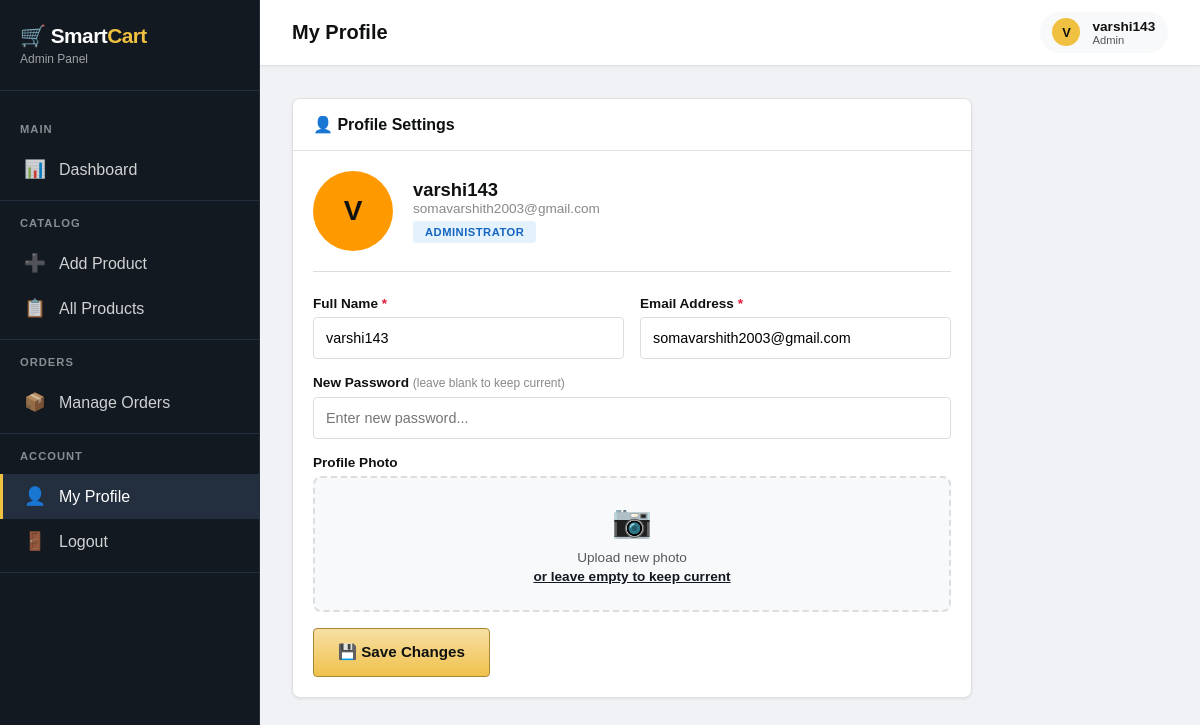
/admin/profile (signed in), run on the app's committed database.
### tables this page shows
CREATE TABLE admin (
            admin_id       INTEGER PRIMARY KEY AUTOINCREMENT,
            name           TEXT NOT NULL,
            email          TEXT UNIQUE NOT NULL,
            password       TEXT NOT NULL,
            profile_image  TEXT,
            is_approved    INTEGER DEFAULT 0,
            is_super_admin INTEGER DEFAULT 0
        );

### app.py (the view, shortened to what this page needs)
@app.route('/admin/profile', methods=['GET', 'POST'])
def admin_profile():
    if 'admin_id' not in session:
        flash("Please login!", "danger")
        return redirect('/admin-login')
    admin_id = session['admin_id']
    conn     = get_db_connection()
    cursor   = conn.cursor()
    if request.method == 'GET':
        cursor.execute("SELECT * FROM admin WHERE admin_id=?", (admin_id,))
        admin = cursor.fetchone()
        conn.close()
        return render_template('admin/admin_profile.html', admin=admin)

### app.py (called while the page is built)
def get_db_connection():
    conn = sqlite3.connect(DATABASE)
    conn.row_factory = sqlite3.Row
    return conn

@app.context_processor
def inject_categories():
    try:
        conn   = get_db_connection()
        cursor = conn.cursor()
        cursor.execute("SELECT DISTINCT category FROM products WHERE quantity > 0 AND category IS NOT NULL ORDER BY category")
        cats = cursor.fetchall()
        conn.close()
        return {'categories': cats}
    except Exception:
        return {'categories': []}

### templates/admin/admin_profile.html (shortened to what this page needs)
{% extends "admin/base_admin.html" %}
{% block page_title %}My Profile{% endblock %}
{% block content %}
<div style="max-width:680px;">
    <div class="card">
        <div class="card-header"><span class="card-title">👤 Profile Settings</span></div>
        <div class="card-body">
            <div style="display:flex;align-items:center;gap:1.25rem;margin-bottom:1.5rem;padding-bottom:1.25rem;border-bottom:1px solid var(--gray-300);">
                {% if admin.profile_image %}
                <img src="/static/uploads/admin_profiles/{{ admin.profile_image }}" style="width:80px;height:80px;border-radius:50%;object-fit:cover;border:3px solid var(--amazon-orange);" alt="Profile">
                {% else %}
                <div style="width:80px;height:80px;border-radius:50%;background:var(--amazon-orange);display:flex;align-items:center;justify-content:center;font-size:1.75rem;font-weight:800;color:var(--amazon-navy);">{{ admin.name[0].upper() }}</div>
                {% endif %}
                <div>
                    <div style="font-size:1.15rem;font-weight:700;color:var(--gray-900);">{{ admin.name }}</div>
                    <div style="font-size:0.85rem;color:var(--gray-500);">{{ admin.email }}</div>
                    <span class="badge {% if admin.is_super_admin %}badge-orange{% else %}badge-info{% endif %}" style="margin-top:0.35rem;">
                        {% if admin.is_super_admin %}⭐ Super Admin{% else %}Administrator{% endif %}
                    </span>
                </div>
            </div>
            <form method="POST" action="/admin/profile" enctype="multipart/form-data">
                <div class="form-row">
                    <div class="form-group">
                        <label class="form-label">Full Name <span class="required">*</span></label>
                        <input type="text" name="name" class="form-control" value="{{ admin.name }}" required>
                    </div>
                    <div class="form-group">
                        <label class="form-label">Email Address <span class="required">*</span></label>
                        <input type="email" name="email" class="form-control" value="{{ admin.email }}" required>
                    </div>
                </div>
                <div class="form-group">
                    <label class="form-label">New Password <span style="font-size:0.75rem;font-weight:400;color:var(--gray-500);">(leave blank to keep current)</span></label>
                    <input type="password" name="password" class="form-control" placeholder="Enter new password...">
                </div>
                <div class="form-group">
                    <label class="form-label">Profile Photo</label>
                    <label class="file-input-wrapper" for="profile_img_inp">
                        <div class="file-icon">📷</div>
                        <div class="file-label">Upload new photo <br><strong>or leave empty to keep current</strong></div>
                    </label>
                </div>
                <button type="submit" class="btn btn-primary btn-lg">💾 Save Changes</button>
            </form>
        </div>
    </div>
</div>
{% endblock %}

### templates/admin/base_admin.html (shortened to what this page needs)
<!DOCTYPE html>
<html lang="en">
<head>
</head>
<body>
    <div class="admin-layout">
        <aside class="sidebar" id="sidebar">
            <div class="sidebar-header">
                <div>
                    <div class="brand-name">🛒 Smart<span>Cart</span></div>
                    <div class="admin-panel-label">Admin Panel</div>
                </div>
            </div>
            <div class="nav-section">
                <div class="nav-section-title">Main</div>
                <a href="/admin-dashboard"
                    class="nav-link {% if request.path == '/admin-dashboard' %}active{% endif %}">
                    <span class="nav-icon">📊</span>
                    <span>Dashboard</span>
                </a>
            </div>
            <div class="nav-section">
                <div class="nav-section-title">Catalog</div>
                <a href="/admin/add-item" class="nav-link {% if '/add-item' in request.path %}active{% endif %}">
                    <span class="nav-icon">➕</span>
                    <span>Add Product</span>
                </a>
                <a href="/admin/item-list" class="nav-link {% if '/item-list' in request.path %}active{% endif %}">
                    <span class="nav-icon">📋</span>
                    <span>All Products</span>
                </a>
            </div>
            <div class="nav-section">
                <div class="nav-section-title">Orders</div>
                <a href="/admin/orders" class="nav-link {% if '/orders' in request.path %}active{% endif %}">
                    <span class="nav-icon">📦</span>
                    <span>Manage Orders</span>
                </a>
            </div>
            <div class="nav-section">
                <div class="nav-section-title">Account</div>
                <a href="/admin/profile" class="nav-link {% if '/profile' in request.path %}active{% endif %}">
                    <span class="nav-icon">👤</span>
                    <span>My Profile</span>
                </a>
                <a href="/admin-logout" class="nav-link">
                    <span class="nav-icon">🚪</span>
                    <span>Logout</span>
                </a>
            </div>
        </aside>
        <main class="main-content">
            <div class="top-bar">
                <div class="page-title">
                    {% block page_title %}Dashboard{% endblock %}
                </div>
                <div class="top-actions">
                    <div class="user-info">
                        <div class="user-avatar">{{ session.get('admin_name', 'A')[0].upper() }}</div>
                        <div>
                            <div style="font-weight:600;">{{ session.get('admin_name', 'Admin') }}</div>
                            <div style="font-size:0.7rem; opacity:0.7;">Admin</div>
                        </div>
                    </div>
                </div>
            </div>
            {% block content %}{% endblock %}
        </main>
    </div>
</body>
</html>

### data on the page
admin: get "varshi143", name "V", name "varshi143", email "somavarshith2003@gmail.com"

### other printed values
{{ session.get('admin_name', 'A')[0].upper() }} "V"
